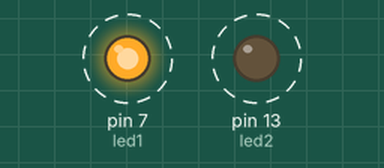
Bench run of a sketch on a simulated Arduino Uno, built with avr-gcc and run on an emulated ATmega328P. Shown: output pins drawn as LEDs (lit = HIGH). Dashed ring = blinking.

Above: at 0.5 s.
Timing chart, 0 to 4.6 s (numbered marks = the images above):
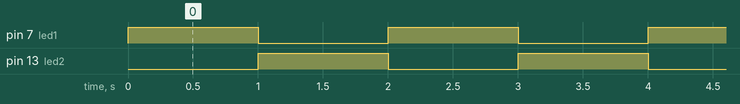

Measured:
- by itself, pin 7 (led1), pin 13 (led2): alternates HIGH for 1.0 s and LOW for 1.0 s

The sketch:

blink2.ino
```cpp
//This is a more advanced sketch, to deal with multiple LEDs
//by Andrew Lit, 2018, for ECE2241b

//Set things up
const int led1=7;
const int led2 = 13;
void setup()
{
	//Set the led pins to output
	pinMode(led1, OUTPUT);
	pinMode(led2, OUTPUT);
}


//This will blink only the LED on pin 7
void blink7()
{
	digitalWrite(led1, HIGH);
	delay(1000);
	digitalWrite(led1, LOW);
	delay(1000);
}

//This will blink the two LEDs in phase with each other
void blinkInPhase()
{

	digitalWrite(led1, HIGH);
	digitalWrite(led2, HIGH);
	delay(1000);
	digitalWrite(led1, LOW);
	digitalWrite(led2, LOW);
	delay(1000);
}

//This will blink the two LEDs out of phase with each other
void blinkOutPhase()
{

	digitalWrite(led1, HIGH);
	digitalWrite(led2, LOW);
	delay(1000);
	digitalWrite(led1, LOW);
	digitalWrite(led2, HIGH);
	delay(1000);
}

//Loop to blink
void loop()
{
//	blink7();
//	blinkInPhase();
	blinkOutPhase();
}
```
